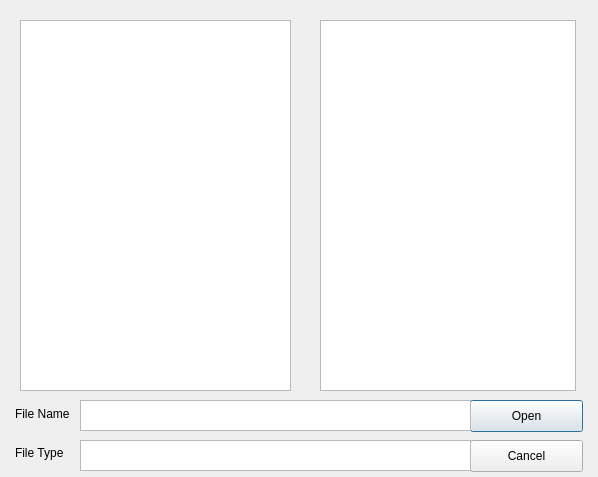
<?xml version="1.0" encoding="UTF-8"?>
<ui version="4.0">
 <class>FileBrowser</class>
 <widget class="QDialog" name="FileBrowser">
  <property name="geometry">
   <rect>
    <x>0</x>
    <y>0</y>
    <width>598</width>
    <height>477</height>
   </rect>
  </property>
  <property name="windowTitle">
   <string>FileBrowser</string>
  </property>
  <widget class="QTreeView" name="treeView">
   <property name="geometry">
    <rect>
     <x>20</x>
     <y>20</y>
     <width>271</width>
     <height>371</height>
    </rect>
   </property>
  </widget>
  <widget class="QPushButton" name="pushButton">
   <property name="geometry">
    <rect>
     <x>470</x>
     <y>400</y>
     <width>113</width>
     <height>32</height>
    </rect>
   </property>
   <property name="text">
    <string>Open</string>
   </property>
  </widget>
  <widget class="QPushButton" name="pushButton_2">
   <property name="geometry">
    <rect>
     <x>470</x>
     <y>440</y>
     <width>113</width>
     <height>32</height>
    </rect>
   </property>
   <property name="text">
    <string>Cancel</string>
   </property>
  </widget>
  <widget class="QListView" name="listView">
   <property name="geometry">
    <rect>
     <x>320</x>
     <y>20</y>
     <width>256</width>
     <height>371</height>
    </rect>
   </property>
  </widget>
  <widget class="QTextBrowser" name="textBrowser">
   <property name="geometry">
    <rect>
     <x>80</x>
     <y>400</y>
     <width>391</width>
     <height>31</height>
    </rect>
   </property>
  </widget>
  <widget class="QLabel" name="label">
   <property name="geometry">
    <rect>
     <x>15</x>
     <y>406</y>
     <width>60</width>
     <height>16</height>
    </rect>
   </property>
   <property name="text">
    <string>File Name</string>
   </property>
  </widget>
  <widget class="QTextBrowser" name="textBrowser_2">
   <property name="geometry">
    <rect>
     <x>80</x>
     <y>440</y>
     <width>391</width>
     <height>31</height>
    </rect>
   </property>
  </widget>
  <widget class="QLabel" name="label_2">
   <property name="geometry">
    <rect>
     <x>15</x>
     <y>445</y>
     <width>60</width>
     <height>16</height>
    </rect>
   </property>
   <property name="text">
    <string>File Type</string>
   </property>
  </widget>
 </widget>
 <layoutdefault spacing="6" margin="11"/>
 <resources/>
 <connections/>
</ui>
